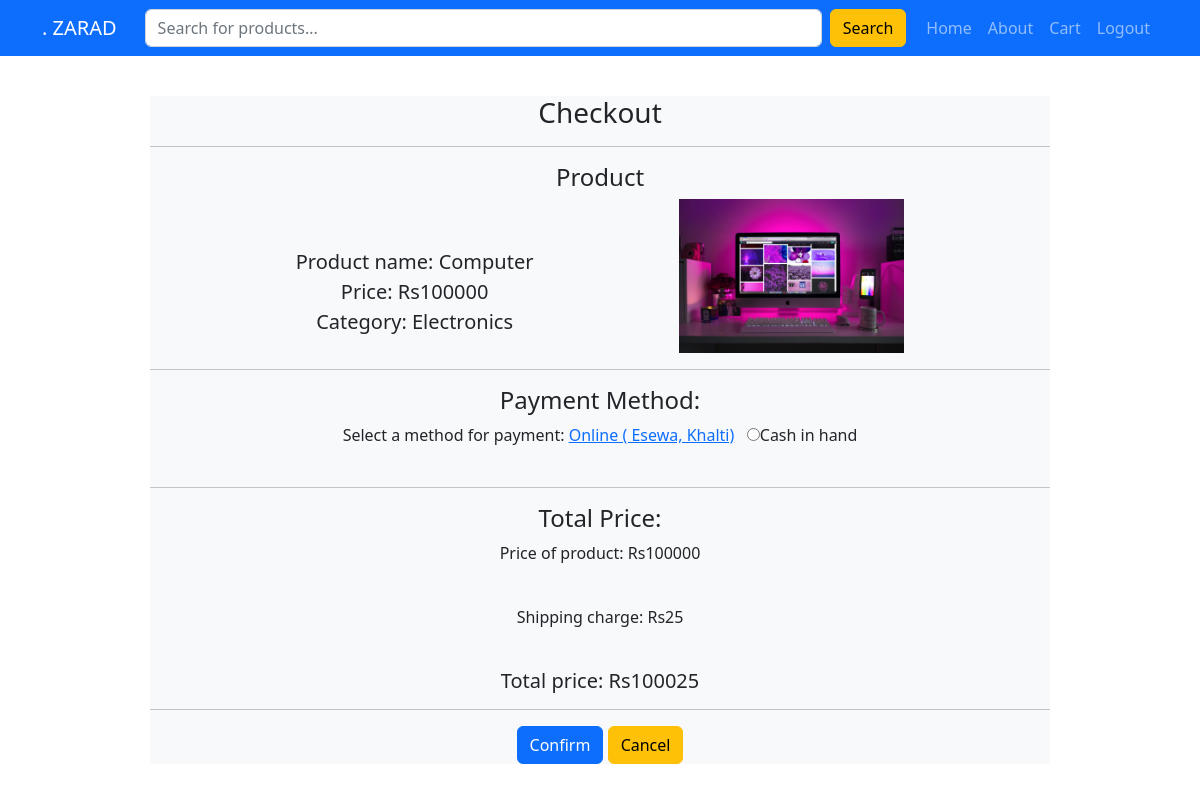
Screenshot of /checkout/20/ (signed in) with the database file from the repository.
### base/models.py (models this page shows, shortened)
class Product(models.Model):
    name = models.CharField(max_length=200)
    descritpion = models.TextField(max_length=500,null=True,blank=True)
    price = models.IntegerField()
    stock = models.IntegerField()
    seller = models.ForeignKey(User, on_delete=models.SET_NULL , null=True)
    category = models.ForeignKey(Category,on_delete=models.SET_NULL , null=True)
    image = models.ImageField(null=True, default='Product.png')
    updated = models.DateTimeField(auto_now=True)
    created = models.DateTimeField(auto_now_add=True)

class Category(models.Model):
    name = models.CharField(max_length=200)
    def __str__(self):
        return self.name

### base/views.py (the view, shortened to what this page needs)
# urls.py: path('checkout/<str:pk>/' , views.checkout , name='checkout' ),
def checkout(request,pk):
    product = Product.objects.get(id=pk)
    content = {'product':product}
    return render(request,'checkout.html',content)

### base/templates/checkout.html (shortened to what this page needs)
{% extends 'main.html' %}
{% load static %}
{% block content %}
<main>
  <section class="d-flex justify-content-center pt-5">
    <div class="w-75 bg-light mt-5 mb-5 text-center" id="container">
      <form method="POST" action="">
        <h3>Checkout</h3>
        <hr />
        <h4>Product</h4>
        <div class="d-flex justify-content-evenly" id="container-2">
          <p class="lead mt-5">
            Product name: {{product.name}} <br />
            Price: Rs{{product.price}} <br />
            Category: {{product.category}} <br />
          </p>
          {% if product.image.url is not null %}
          <img
            src="{{product.image.url}}"
            class="card-img-top w-25"
            alt=""
          />
          {% else %}
          <img
            src="{% static 'images/Product.png' %}"
            class="card-img-top w-25"
            alt=""
          />
          {% endif %}
        </div>
        <hr />
        <h4>Payment Method:</h4>
        <div id="container-3">
          <label for="">Select a method for payment:</label>
          <a href="index.html"
            >Online ( Esewa, Khalti)</a
          >
          &nbsp; <input type="radio" name="Cash_in_hand" id="" />Cash in hand
        </div>
        <br />
        <hr />
        <h4>Total Price:</h4>
        <div id="container-4">
          <p>Price of product: Rs{{product.price}}</p>
          <br />
          <p>Shipping charge: Rs25</p>
          <br />
          <h5>Total price: Rs{{product.price|add:'25'}}</h5>
        </div>
        <hr />
        <button class="btn btn-primary" type="submit">Confirm</button>
        <a href="{% url 'home' %}" class="btn btn-warning">Cancel</a>
      </form>
    </div>
  </section>
</main>
{% endblock content %}

### rows the page displays
Product: name "Computer", price "100000", category "Electronics", image (picture), price|add "100025"
